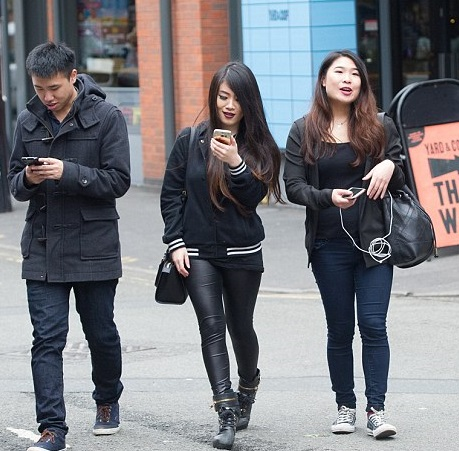
#> input picture 11_pedestrian_detect/img1.jpg, 459 x 451 px, given in place of the camera
$ python color_obj_track_spy.py   (older library calls are emulated)
#> lines starting #> are read from the running program, lines starting #| are printed output that depends on the picture; after the words box and inside, x2 and y2 are one past the last pixel; in counts of white or black regions, pixels touching at a corner belong together
"""
import cv2
import numpy as np
from collections import deque


#deque yi tespit ettigimmiz nesnenin merkezini depolamak icin kullanicaz
buffer_size = 16
pts = deque(maxlen = buffer_size)

#mmavi renk araligi
blue_lower = (84,98,0)
blue_upper = (179, 255,255)


#capture islemi
cap = cv2.VideoCapture(0)
cap.set(3,960)
cap.set(4,480)

while True:
    succes, imOriginal = cap.read()

    if succes:    #okuyor mu okumuyor mu kontrol ediyoruz. okumuyorsa girmiyor.
        #blur
        blurred = cv2.GaussianBlur(imOriginal,(11,11), 0)

        #hsv formatina cevirmme
        hsv = cv2.cvtColor(blurred, cv2.COLOR_BGR2HSV)
        cv2.imshow("HSV Image", hsv)

        #mavi icin maske olusturuyoruz.
        mask = cv2.inRange(hsv, blue_lower, blue_upper)
        #maskenin etrafinda kalan gurultuleri siliyoruz.
        mask = cv2.erode(mask, None, iterations = 2)
        mask = cv2.dilate(mask, None, iterations = 2)

        cv2.imshow("Mask + Erozyon ve genisleme", mask)

        #kontur
        (_,contours,_) = cv2.findContours(mask.copy(), cv2.RETR_EXTERNAL, cv2.CHAIN_APPROX_SIMPLE)

        center = None

        if len(contours) > 0 :
            #en buyuk contouru al
            c = max(contours, key = cv2.contoursArea)

            #dikdortgene cevir
            rect = cv2.minAreaRect(c)

            ((x,y),(width,height),rotation) = rect

            s = "x: {}, y: {}, width: {}, height: {}, rotation: {}".format(np.round(x),np.round(y),np.round(width),np.round(height),np.round(rotation))
            print(s)

            #kutucuk olusturuyoruz.
            box = cv2.boxPoints(rect)
            box = np.int64(box)

            #moment  (goruntunun merkezini bulmamiza yarayan yapi)
            M = cv2.moments(c)
            center = (int(M["m10"]/M["m00"]),int(M["m01"]/M["m00"]))
            #aslinda burada tuple icinde x ve y leri yazmis olduk.
            #1 e 0 noktasindaki degeri 00 a bolumu ve 01 noktasindaki degeri 00 a bolumu seklinde nesnein merkezini bulduk.


            #konturu cizdiriyoruyz. : sari
            cv2.drawContours(imOriginal,[box], 0,(0,255,255),2)

            #merkeze nokta cizelim.: pembe
            cv2.circle(imOriginal, center, 5, (255,0,255),-1)     #-1 icini dolduruyor.


            #bilgileri ekrana yazdir.
            cv2.putText(imOriginal,s, (20,50), cv2.FONT_HERSHEY_COMPLEX_SMALL, 1, (255,255,255), 2)


        #deque
        pts.appendleft(center)

        for i in range(1, len(pts)):
            if pts[i-1] is None or pts [i] is None: continue

            cv2.line(imOriginal, pts[i-1], pts[i], (0,255,0),3)


        cv2.imshow("Original Detect", imOriginal)


    if cv2.waitKey(1) & 0xFF == ord("q"): break

"""


import cv2
import numpy as np
from collections import deque

# nesne merkezini depolayacak veri tipi
buffer_size = 16
pts = deque(maxlen = buffer_size)

# mavi renk aralığı HSV
blueLower = (84,  98,  0)
blueUpper = (179, 255, 255)

# capture
cap = cv2.VideoCapture(0)
cap.set(3,960)
cap.set(4,480)

while True:

    success, imgOriginal = cap.read()
#> imgOriginal is the input picture: shape (451, 459, 3); mean B, G, R 124.8, 119.4, 119

    if success:

        # blur
        blurred = cv2.GaussianBlur(imgOriginal, (11,11), 0)
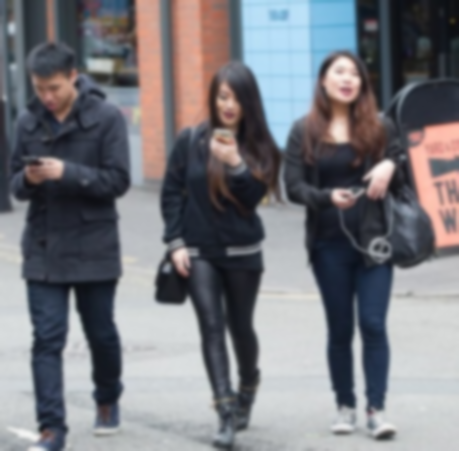
#> blurred: shape (451, 459, 3); mean B, G, R 124.8, 119.4, 119

        # hsv
        hsv = cv2.cvtColor(blurred, cv2.COLOR_BGR2HSV)
#> hsv: shape (451, 459, 3); mean H, S, V 92.4, 48.7, 131.9
        cv2.imshow("HSV Image",hsv)

        # mavi için maske oluştur
        mask = cv2.inRange(hsv, blueLower, blueUpper)
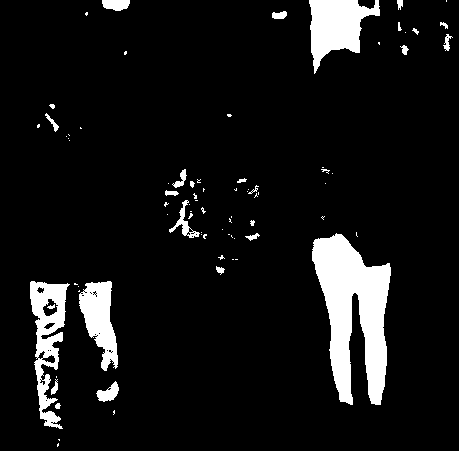
#> mask: shape (451, 459); 8.3% white; 80 white regions (53 under 20 px), largest, box (x1, y1, x2, y2) and area: (312, 233, 391, 405) 7720, (309, 0, 380, 74) 2879, (30, 281, 70, 429) 2632
        cv2.imshow("mask Image",mask)
        # maskenin etrafında kalan gürültüleri sil
        mask = cv2.erode(mask, None, iterations = 2)
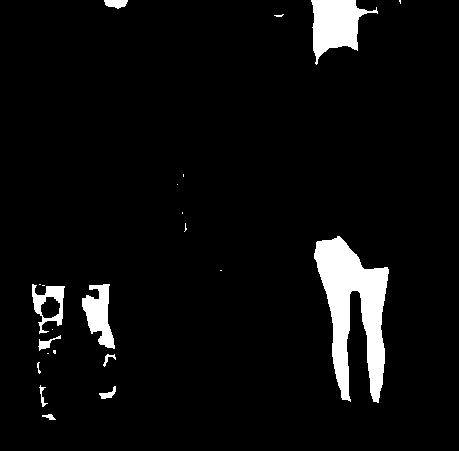
#> mask: shape (451, 459); 5.3% white; 23 white regions (12 under 20 px), largest, box (x1, y1, x2, y2) and area: (314, 236, 389, 403) 6228, (311, 0, 378, 65) 2329, (82, 284, 115, 349) 1179
        mask = cv2.dilate(mask, None, iterations = 2)
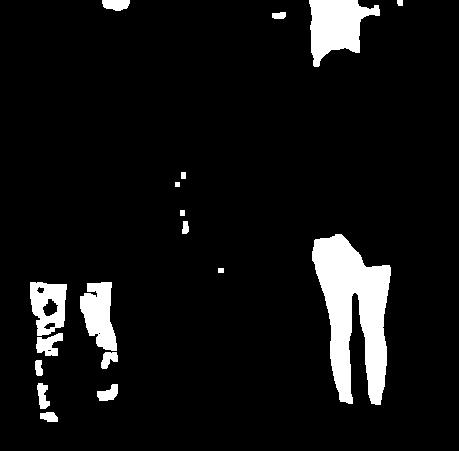
#> mask: shape (451, 459); 7.4% white; 18 white regions
        cv2.imshow("Mask + erozyon ve genisleme",mask)

        # farklı sürüm için
        # (_, contours,_) = cv2.findContours(mask.copy(), cv2.RETR_EXTERNAL, cv2.CHAIN_APPROX_SIMPLE)

        # kontur
        (contours,_) = cv2.findContours(mask.copy(), cv2.RETR_EXTERNAL, cv2.CHAIN_APPROX_SIMPLE)
#> contours = 18 contours, 1 with area under 20; largest, box (x1, y1, x2, y2) and area: (312, 234, 391, 405) 7384, (309, 0, 380, 67) 2704, (80, 282, 117, 351) 1576, (30, 282, 67, 336) 1490, (36, 333, 63, 356) 332
        center = None

        if len(contours) > 0:

            # en buyuk konturu al
            c = max(contours, key = cv2.contourArea)
#> c = contour of 188 points, box (x1, y1, x2, y2) (312, 234, 391, 405), area 7384

            # dikdörtgene çevir
            rect = cv2.minAreaRect(c)
#> rect = ((360.9, 318.4), (75.51, 175.3), -10.26)

            ((x,y), (width,height), rotation) = rect
#> x = 360.9; y = 318.4; width = 75.51; height = 175.3; rotation = -10.26

            s = "x: {}, y: {}, width: {}, height: {}, rotation: {}".format(np.round(x),np.round(y),np.round(width),np.round(height),np.round(rotation))
            print(s)
#| x: 361.0, y: 318.0, width: 76.0, height: 175.0, rotation: -10.0

            # kutucuk
            box = cv2.boxPoints(rect)
#> box = [[339.4, 411.3], [308.2, 238.9], [382.5, 225.4], [413.7, 397.9]]
            box = np.int64(box)
#> box = [[339, 411], [308, 238], [382, 225], [413, 397]]

            # moment
            M = cv2.moments(c)
#> M = moments, m00 7384.5, centre m10/m00, m01/m00 = (353, 310.5)
            center = (int(M["m10"]/M["m00"]), int(M["m01"]/M["m00"]))
#> center = (352, 310)

            # konturu çizdir: sarı
            cv2.drawContours(imgOriginal, [box], 0, (0,255,255),2)

            # merkere bir tane nokta çizelim: pembe
            cv2.circle(imgOriginal, center, 5, (255,0,255),-1)
#> imgOriginal: shape (451, 459, 3); mean B, G, R 124, 120.3, 120.1

            # bilgileri ekrana yazdır
            cv2.putText(imgOriginal, s, (25,50), cv2.FONT_HERSHEY_COMPLEX_SMALL, 1, (255,255,255), 2)
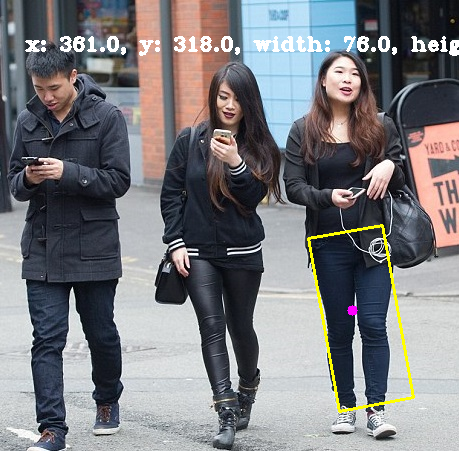
#> imgOriginal: shape (451, 459, 3); mean B, G, R 125.7, 122.2, 122


        # deque
        pts.appendleft(center)

        for i in range(1, len(pts)):

            if pts[i-1] is None or pts[i] is None: continue

            cv2.line(imgOriginal, pts[i-1], pts[i],(0,255,0),3) #

        cv2.imshow("Orijinal Tespit",imgOriginal)

    if cv2.waitKey(1) & 0xFF == ord("q"): break
#> (key q is pressed here)
